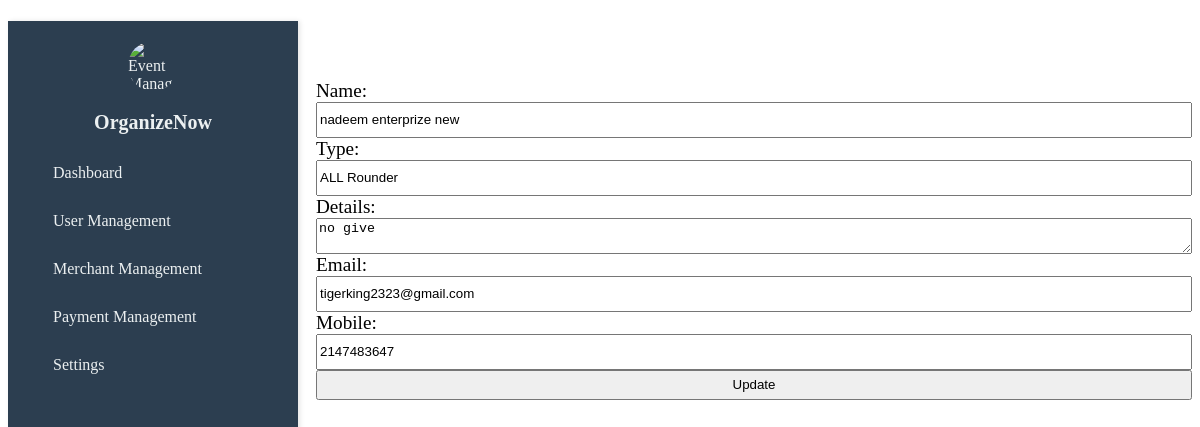
Page /All_Folder/admin/edit_merchant.php?id=7 on the earlier database version.
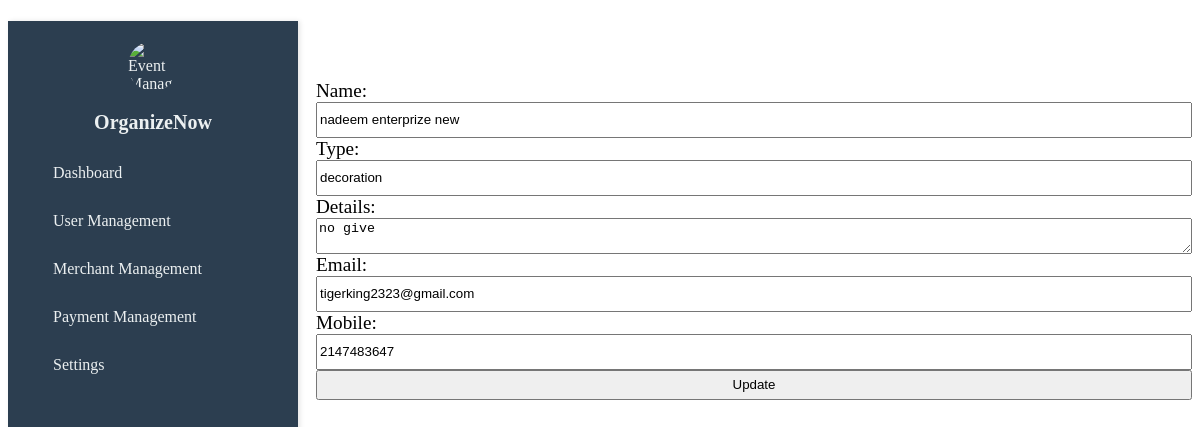
Same page on the later database version.
### tables this page shows
CREATE TABLE `merchant` (
  `id` int(11) NOT NULL,
  `name` varchar(100) NOT NULL,
  `type` varchar(100) NOT NULL,
  `details` varchar(200) NOT NULL,
  `email` varchar(100) NOT NULL,
  `mobile` varchar(15) NOT NULL,
  `password` varchar(200) NOT NULL
);

### All_Folder/admin/edit_merchant.php (the view, shortened to what this page needs)
<?php
include 'db_config.php';
if (isset($_GET['id'])) {
    $id = $_GET['id'];
    $query = "SELECT * FROM merchant WHERE id = $id";
    $result = $conn->query($query);
    if ($result->num_rows > 0) {
        $merchant = $result->fetch_assoc();
    } else {
        echo "Merchant not found.";
        exit;
    }
} else {
    echo "Invalid request.";
    exit;
}
?>
<!DOCTYPE html>
<html lang="en">
<head>
</head>
<body>
    <div class="sidebar">
        <img alt="Event Management Logo" height="50" src="https://storage.googleapis.com/a1aa/image/lVCW4JSGXNpeEqSD67RZn3Gu7QmvDyhmjWDeAqe4rVcfR5DQB.jpg" width="50" />
        <h2>OrganizeNow</h2>
        <a href="#dashboard"><i class="fas fa-tachometer-alt"></i> Dashboard</a>
        <a href="#user"><i class="fas fa-users"></i> User Management</a>
        <a href="#merchant-management"><i class="fas fa-store"></i> Merchant Management</a>
        <a href="#payment-management"><i class="fas fa-credit-card"></i> Payment Management</a>
        <a href="#settings"><i class="fas fa-cogs"></i> Settings</a>
    </div>
    <h1>Edit Merchant</h1>
    <form action="update_merchant.php" method="post">
        <label for="name">Name:</label>
        <input type="text" name="name" value="<?php echo $merchant['name']; ?>">
        <label for="type">Type:</label>
        <input type="text" name="type" value="<?php echo $merchant['type']; ?>">
        <label for="details">Details:</label>
        <textarea name="details"><?php echo $merchant['details']; ?></textarea>
        <label for="email">Email:</label>
        <input type="email" name="email" value="<?php echo $merchant['email']; ?>">
        <label for="mobile">Mobile:</label>
        <input type="text" name="mobile" value="<?php echo $merchant['mobile']; ?>">
        <button type="submit">Update</button>
    </form>
</body>
</html>

Differences in the rows shown:
changed merchant "nadeem enterprize new": type "ALL Rounder" → "decoration"
